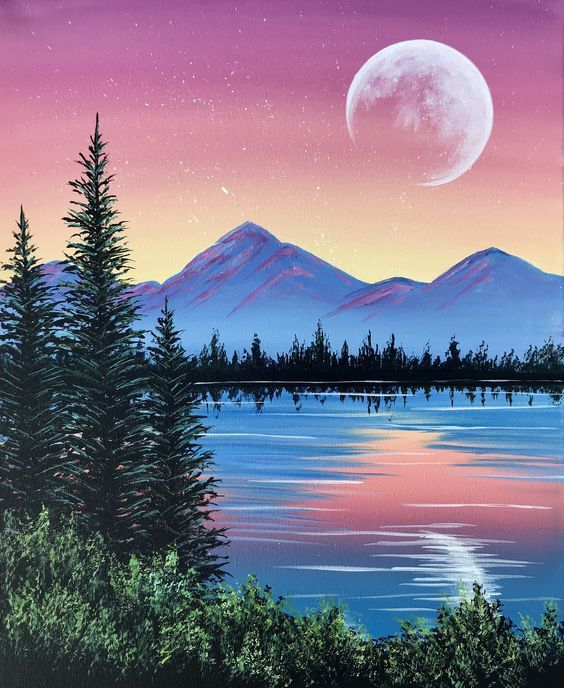
#> input picture paisaje.jpg, 564 x 688 px
$ python Practica2.py
#> lines starting #> are read from the running program, lines starting #| are printed output that depends on the picture
# -------------------------------------------------------------
# IMPORTACIONES
# -------------------------------------------------------------
import numpy as np
import matplotlib.pyplot as plt
from PIL import Image
import pennylane as qml
import time

# -------------------------------------------------------------
# 0) Cargar imagen, convertir a escala de grises y reducir a 8x8
# -------------------------------------------------------------
def preprocesar_image(path):
#> called with path = 'paisaje.jpg'
    img = Image.open(path).convert("L")  # Escala de grises
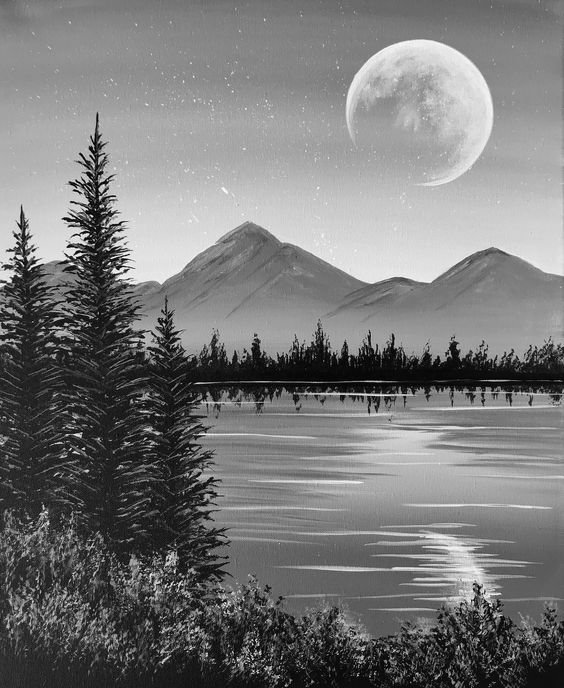
#> img: PIL image 564x688 L; min 0, max 254, mean 120.6
    img = img.resize((8, 8))             # Reducir tamaño
    img_arr = np.array(img) / 255.0      # Normalizar
    return img_arr

# -----------------------METODO CLASICO------------------------
def inversion_tradiconal(img_arr):
    return img_arr[::-1, ::-1]  # rotación 180º


# -----------------------METODO CUANTICO-----------------------
# 1) Codificar la imagen en amplitudes
# -------------------------------------------------------------
def codificar_a_qubits(img_arr):
    flat = img_arr.flatten()
#> flat = 64 values, max 0.808 at index 18, min 0.176 at index 33, mean 0.476
    normalizacion = np.sqrt(np.sum(flat**2))
#> normalizacion = 4.08
    flat = flat / normalizacion         # Normalize to unit vector
#> flat = 64 values, max 0.198 at index 18, min 0.0433 at index 33, mean 0.117

    num_pixeles = len(flat)             # 64
#> num_pixeles = 64
    num_qubits = int(np.log2(num_pixeles))   # 6
#> num_qubits = 6

    return flat, num_qubits, normalizacion

# -----------------------METODO CUANTICO-----------------------
# 2) Aplicar filtro negativo usando puertas X
# -------------------------------------------------------------
def circuito_negativo(flat, num_qubits):
    dev = qml.device("default.qubit", wires=num_qubits)

    @qml.qnode(dev)
    def circuit():
        qml.AmplitudeEmbedding(features=flat, wires=range(num_qubits), normalize=False)
        # Aplicar NOT cuántico a todos los qubits
        for q in range(num_qubits):
            qml.PauliX(wires=q)
        return qml.state()

    return circuit()

# -----------------------METODO CUANTICO-----------------------
# 3) Reconstrucción de la imagen
# -------------------------------------------------------------
def reconstruir_imagen(statevector, normalizacion):
    amplitudes = np.abs(statevector) * normalizacion
    image = amplitudes.reshape((8, 8))
    return image


# -------------------------------------------------------------
# EJECUCIÓN
# -------------------------------------------------------------
if __name__ == "__main__":
    path = "paisaje.jpg"

    arr_original = preprocesar_image(path)

    t_clasico_inicio = time.time()
    arr_inverso_tradicional = inversion_tradiconal(arr_original)
    t_clasico_fin = time.time()
    tiempo_clasico = t_clasico_fin - t_clasico_inicio

    t_cuantico_inicio = time.time()
    flat, num_qubits, normalizacion = codificar_a_qubits(arr_original)
#> num_qubits = 6; normalizacion = 4.08
    estado_final = circuito_negativo(flat, num_qubits)
#> (the run stopped early here; a loop or call above may not have finished)
